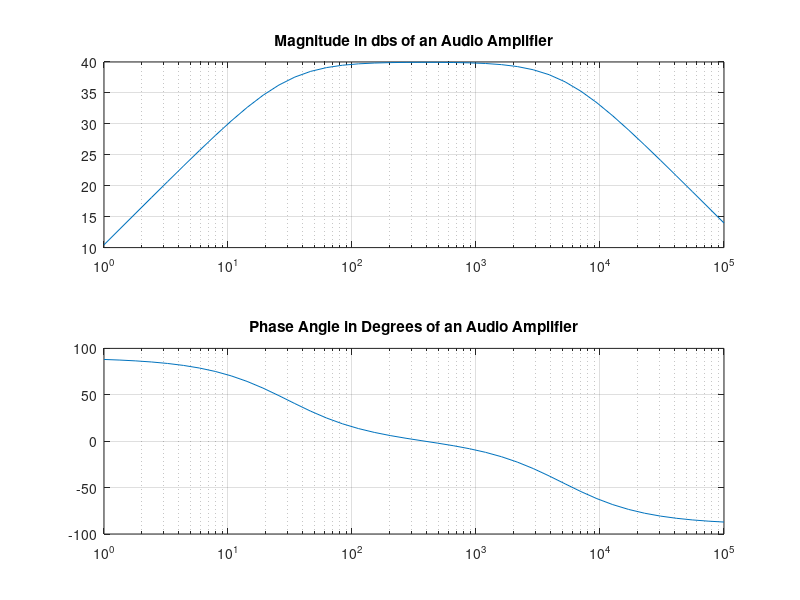

This chart was generated by the following MATLAB code:
clf
f= logspace(0, 5, 40);
Magnitude= 20 * log10(100./sqrt((1+(3./500)).^2 + ((f.^2 - 150000)./(5000*f)).^2));
subplot(2,1,1)
semilogx(f, Magnitude); grid
title('Magnitude in dbs of an Audio Amplifier')

PhaseAngle= 0-atan(((f.^2-150000)./(5000*f))./(1+(3./500)))*180./pi;
subplot(2,1,2)
semilogx(f, PhaseAngle); grid
title('Phase Angle in Degrees of an Audio Amplifier')
